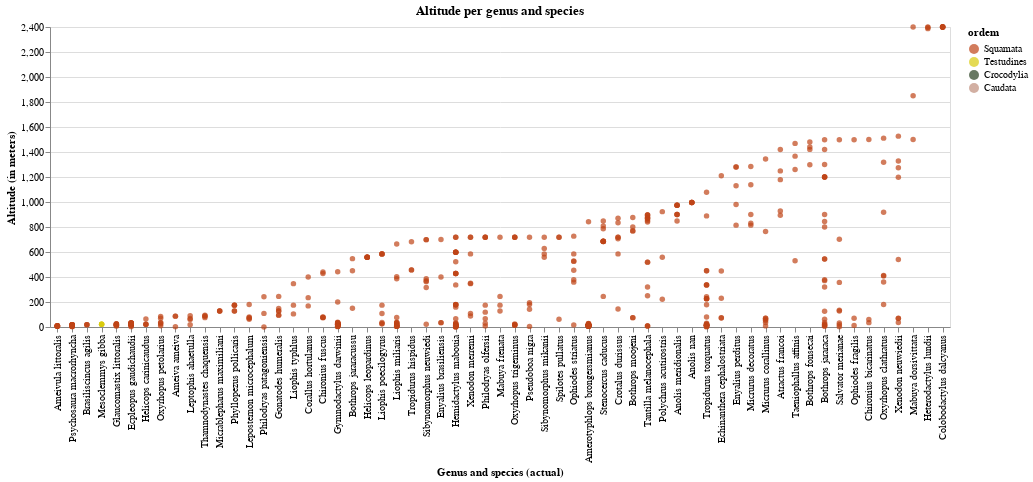

Notebook code cell kept with this figure:
### Code cell
# ordering x-axis per mean altitude
temp = alt.Chart(teste[(teste['genero_e_especie_atual'].isin(grupo1)) & (teste['altitude'] != 7468)], 
                 title='Altitude per genus and species',
                 width=900).mark_circle().encode(
    x = alt.X('genero_e_especie_atual', type='nominal', title='Genus and species (actual)',
             sort=alt.EncodingSortField('altitude', op='max', order="ascending")),
    y = alt.Y('altitude', type='quantitative', title='Altitude (in meters)'),
    color = alt.Color('ordem', scale= alt.Scale(domain=ordens, range=cores)),
    tooltip = alt.Tooltip(['ordem', 'genero_e_especie_atual', 'altitude'])
)

temp.save('./graphs/altitude/altitude_per_genus_and_species-maior-var.html')
temp

### Figure 1 — Vega-Lite specification as saved in the notebook (floating-point values rounded to 4 significant figures; data arrays with more than 128 entries replaced by an {"elided": "..."} marker saying what was removed)
{"config": {"view": {"continuousWidth": 400, "continuousHeight": 300}}, "data": {"name": "data-a13e01a11a4e49cd49513873d614e631"}, "mark": "circle", "encoding": {"color": {"type": "nominal", "field": "ordem", "scale": {"domain": ["Squamata", "Testudines", "Crocodylia", "Caudata"], "range": ["#BF4417", "#D9CB0B", "#284021", "#BF8D7A"]}}, "tooltip": [{"type": "nominal", "field": "ordem"}, {"type": "nominal", "field": "genero_e_especie_atual"}, {"type": "quantitative", "field": "altitude"}], "x": {"type": "nominal", "field": "genero_e_especie_atual", "sort": {"field": "altitude", "op": "max", "order": "ascending"}, "title": "Genus and species (actual)"}, "y": {"type": "quantitative", "field": "altitude", "title": "Altitude (in meters)"}}, "title": "Altitude per genus and species", "width": 900, "$schema": "https://vega.github.io/schema/vega-lite/v4.8.1.json", "datasets": {"data-a13e01a11a4e49cd49513873d614e631": {"elided": "515 records"}}}
